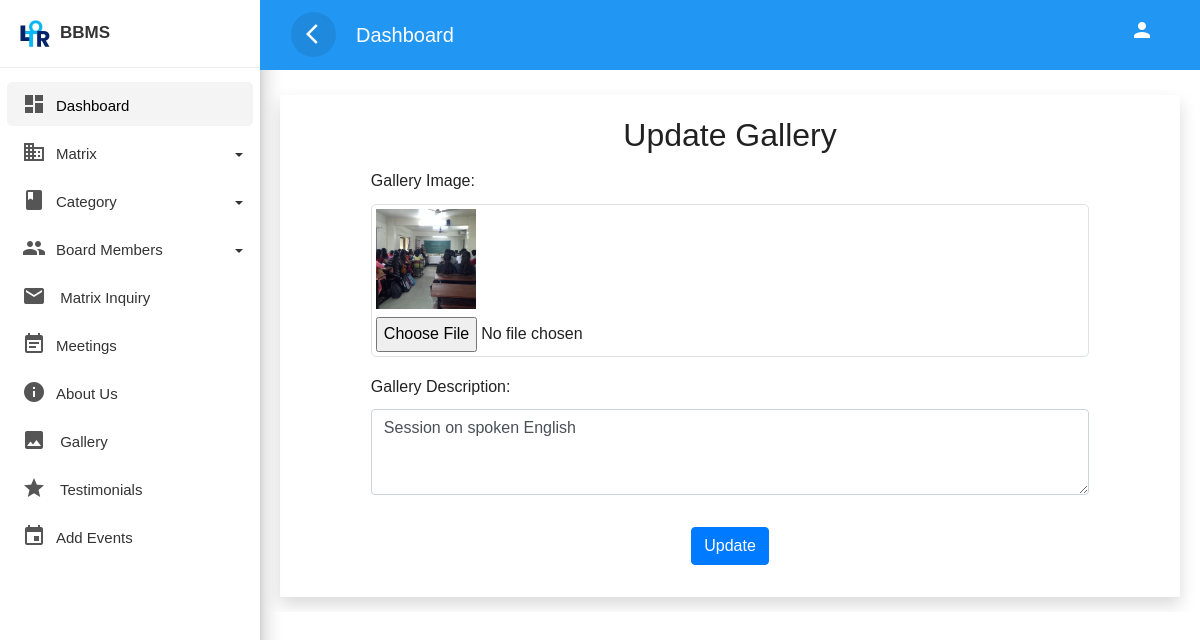
Screenshot of /ppsltor/admin/UpdateGallery.php?updateid=4 with the database file from the repository.
### tables this page shows
CREATE TABLE `gallery` (
  `id` int(11) NOT NULL,
  `gallery_image` varchar(255) NOT NULL,
  `gallery_description` varchar(255) NOT NULL,
  `status` int(11) DEFAULT 1
);

### ppsltor/admin/UpdateGallery.php (the view, shortened to what this page needs)
<?php
include 'connection.php';
$Id = $_GET['updateid'] ?? '';
$sql = "SELECT * FROM gallery WHERE id ='$Id' ";
$result = mysqli_query($con, $sql);
if (mysqli_num_rows($result) > 0) {
    $row = mysqli_fetch_assoc($result);
    $galleryText = $row['gallery_description'];
    $galleryImage = $row['gallery_image'];
} else {
    $galleryText = '';
    $galleryImage = '';
}
?>
<!doctype html>
<html lang="en">
<head>
    <link rel="stylesheet" href="css/bootstrap.min.css">
    <link rel="stylesheet" href="css/custom.css">
</head>
<body>
    <div class="wrapper">
        <?php require 'sidebar.php'?>
        <div id="content" style="background-color:white;">
            <div class="top-navbar">
                <nav class="navbar navbar-expand-lg">
                    <div class="container-fluid">
                        <button type="button" id="sidebarCollapse" class="d-xl-block d-lg-block d-md-mone d-none">
                            <span class="material-icons">arrow_back_ios</span>
                        </button>
                        <a class="navbar-brand" href="#"> Dashboard </a>
                        <div class="collapse navbar-collapse d-lg-block d-xl-block d-sm-none d-md-none d-none"
                            id="navbarSupportedContent">
                            <ul class="nav navbar-nav ml-auto">
                                <li class="nav-item">
                                    <a class="nav-link" href="#">
                                        <span class="material-icons">person</span>
                                    </a>
                                </li>
                            </ul>
                        </div>
                    </div>
                </nav>
            </div>
            <div class="main-content">
            <div class="container card shadow p-3 bg-white rounded">
                    <h2 class="text-center">Update Gallery</h2>
                    <div class="row justify-content-center">
                        <div class="col-md-10">
                            <form method="post" enctype="multipart/form-data">
                                <div class="form-group">
                                    <label for="gallery_image">Gallery Image:</label>
                                    <div class="border p-1" style="border-radius: 5px;">
                                        <img src="<?php echo $galleryImage; ?>" alt="Gallery Image" style="max-width: 100px; max-height: 100px;">
                                        <input type="file" class="form-control-file mt-2" id="galleryImage" name="galleryImage" accept="image/*">
                                    </div>
                                </div>
                                <div class="form-group">
                                    <label for="gallery_description">Gallery Description:</label>
                                    <textarea class="form-control" id="gallery_description" name="gallery_description" rows="3"><?php echo $galleryText; ?></textarea>
                                </div>
                                <div class="form-group text-center">
                                    <input type="submit" class="btn btn-primary mt-3" name="update" value="Update">
                                </div>
                            </form>
                        </div>
                    </div>
                </div>
            </div>
        </div>
    </div>
</body>
</html>

### ppsltor/admin/css/custom.css (style rules this page uses)
body, html { line-height: 1.8; font-family: 'Cambria', sans-serif; color: black; text-transform:capitalize; text-rendering: optimizeLegibility !important; -webkit-font-smoothing: antialiased !important; font-weight: 400; margin:0px; padding:0px; }
h1, h2, h3, h4, h5, h6, .h1, .h2, .h3, .h4 { font-weight: 400; line-height: 1.5em; }
a { color: #333; font-weight: 400; }
button { cursor:pointer; }
ul, ol { padding: 0; margin:0px; list-style: none; }
a, a:hover, a:focus { color: #333; text-decoration: none; transition: all 0.3s; }
.material-icons { font-family: 'Material Icons'; font-weight: normal; font-style: normal; font-size: 24px; display: inline-block; line-height: 1; text-transform: none; letter-spacing: normal; word-wrap: normal; white-space: nowrap; direction: ltr; -webkit-font-smoothing: antialiased; text-rendering: optimizeLegibility; -moz-osx-font-smoothing: grayscale; font-feature-settings: 'liga'; }
.wrapper { position: relative; width:100%; overflow:auto; }
#content { position: relative; transition: all 0.3s; background-color: #EEEEEE; }
.top-navbar { position: fixed; width: calc(100% - 260px); margin-left: 0px; z-index: 1000; }
.main-content { padding:10px 20px 0px 20px; position: relative; width: 100%; margin-top: 70px; }
.navbar { background-color: #2196F3; color: #FFFFFF; }
.navbar-brand { color: #FFFFFF; }
.navbar button { background-color:transparent; border:none; }
.navbar button span { color:#fff; }
#sidebarCollapse { border-radius:50%; width:45px; height:45px; text-align:center; line-height:45px; margin-right:20px; border:none; color: #FFFFFF; background-color: rgba(0, 0, 0, 0.09); }
#sidebarCollapse span { margin: 9px; padding: 0px; }
.navbar-nav > li > a { color: #FFFFFF; }
.navbar-nav li a { position: relative; display: block; padding: 10px 15px!important; }
.card { margin: 10px 0; }
.card { border-radius: 0px!important; }
.card { display: inline-block; position: relative; border:none!important; width: 100%; margin:15px 0; box-shadow: 0 1px 2px rgb(0 0 0 / 8%); border-radius: 6px; color: rgba(0,0,0, 0.87); background: #fff; }
@media only screen and (min-width:992px) { #content { width: calc(100% - 260px); position: relative; float: right; transition: all 0.3s; background-color: #EEEEEE; } }

### rows the page displays
gallery: gallery_image (picture), gallery_description "Session on spoken English"
